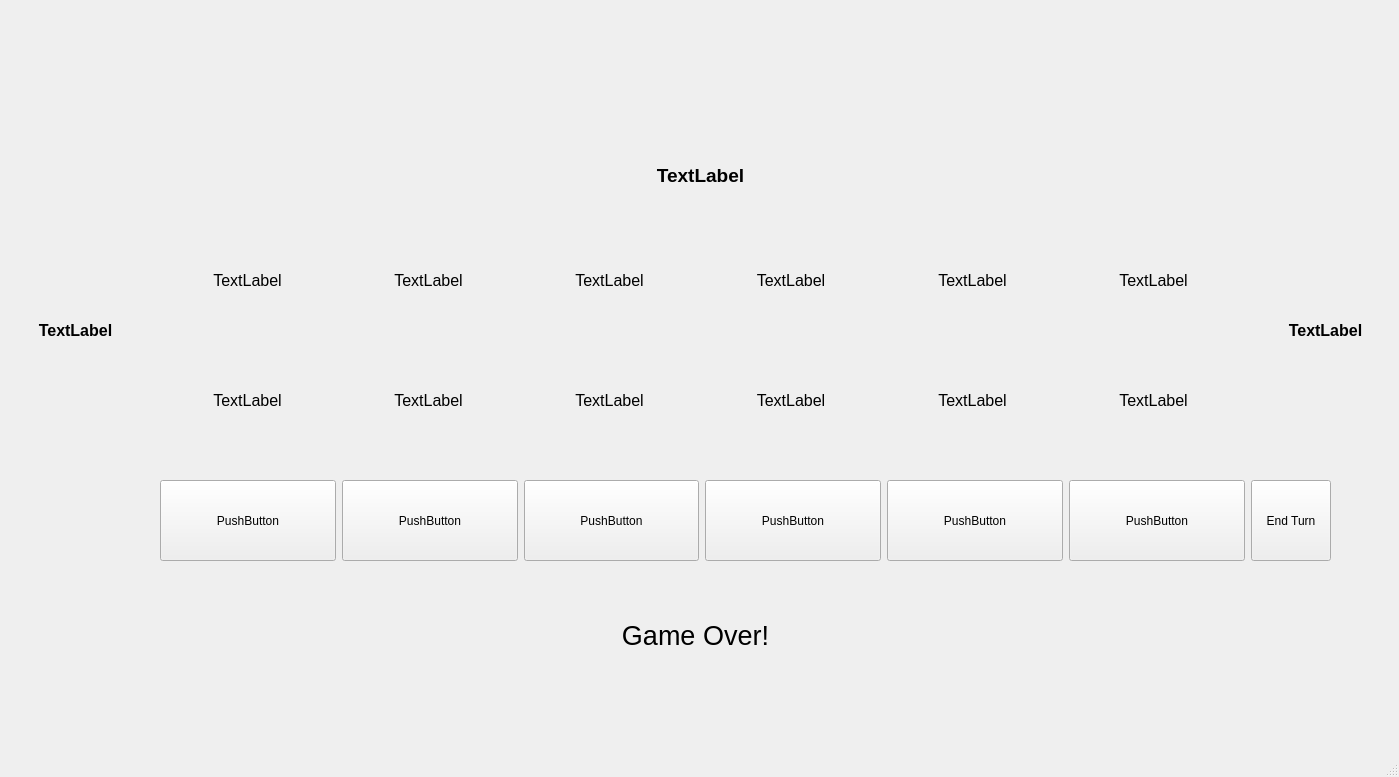
<?xml version="1.0" encoding="UTF-8"?>
<ui version="4.0">
 <class>MainWindow</class>
 <widget class="QMainWindow" name="MainWindow">
  <property name="geometry">
   <rect>
    <x>0</x>
    <y>0</y>
    <width>1399</width>
    <height>777</height>
   </rect>
  </property>
  <property name="sizePolicy">
   <sizepolicy hsizetype="Preferred" vsizetype="Preferred">
    <horstretch>0</horstretch>
    <verstretch>0</verstretch>
   </sizepolicy>
  </property>
  <property name="windowTitle">
   <string>MainWindow</string>
  </property>
  <widget class="QWidget" name="centralwidget">
   <widget class="QWidget" name="horizontalLayoutWidget">
    <property name="geometry">
     <rect>
      <x>160</x>
      <y>230</y>
      <width>1081</width>
      <height>101</height>
     </rect>
    </property>
    <layout class="QHBoxLayout" name="horizontalLayout">
     <item>
      <widget class="QLabel" name="hole12">
       <property name="font">
        <font>
         <pointsize>12</pointsize>
        </font>
       </property>
       <property name="text">
        <string>TextLabel</string>
       </property>
       <property name="alignment">
        <set>Qt::AlignCenter</set>
       </property>
      </widget>
     </item>
     <item>
      <widget class="QLabel" name="hole11">
       <property name="font">
        <font>
         <pointsize>12</pointsize>
        </font>
       </property>
       <property name="text">
        <string>TextLabel</string>
       </property>
       <property name="alignment">
        <set>Qt::AlignCenter</set>
       </property>
      </widget>
     </item>
     <item>
      <widget class="QLabel" name="hole10">
       <property name="font">
        <font>
         <pointsize>12</pointsize>
        </font>
       </property>
       <property name="text">
        <string>TextLabel</string>
       </property>
       <property name="alignment">
        <set>Qt::AlignCenter</set>
       </property>
      </widget>
     </item>
     <item>
      <widget class="QLabel" name="hole9">
       <property name="font">
        <font>
         <pointsize>12</pointsize>
        </font>
       </property>
       <property name="text">
        <string>TextLabel</string>
       </property>
       <property name="alignment">
        <set>Qt::AlignCenter</set>
       </property>
      </widget>
     </item>
     <item>
      <widget class="QLabel" name="hole8">
       <property name="font">
        <font>
         <pointsize>12</pointsize>
        </font>
       </property>
       <property name="text">
        <string>TextLabel</string>
       </property>
       <property name="alignment">
        <set>Qt::AlignCenter</set>
       </property>
      </widget>
     </item>
     <item>
      <widget class="QLabel" name="hole7">
       <property name="font">
        <font>
         <pointsize>12</pointsize>
        </font>
       </property>
       <property name="text">
        <string>TextLabel</string>
       </property>
       <property name="alignment">
        <set>Qt::AlignCenter</set>
       </property>
      </widget>
     </item>
    </layout>
   </widget>
   <widget class="QWidget" name="horizontalLayoutWidget_2">
    <property name="geometry">
     <rect>
      <x>160</x>
      <y>350</y>
      <width>1081</width>
      <height>101</height>
     </rect>
    </property>
    <layout class="QHBoxLayout" name="horizontalLayout_2">
     <item>
      <widget class="QLabel" name="hole1">
       <property name="font">
        <font>
         <pointsize>12</pointsize>
        </font>
       </property>
       <property name="text">
        <string>TextLabel</string>
       </property>
       <property name="alignment">
        <set>Qt::AlignCenter</set>
       </property>
      </widget>
     </item>
     <item>
      <widget class="QLabel" name="hole2">
       <property name="font">
        <font>
         <pointsize>12</pointsize>
        </font>
       </property>
       <property name="text">
        <string>TextLabel</string>
       </property>
       <property name="alignment">
        <set>Qt::AlignCenter</set>
       </property>
      </widget>
     </item>
     <item>
      <widget class="QLabel" name="hole3">
       <property name="font">
        <font>
         <pointsize>12</pointsize>
        </font>
       </property>
       <property name="text">
        <string>TextLabel</string>
       </property>
       <property name="alignment">
        <set>Qt::AlignCenter</set>
       </property>
      </widget>
     </item>
     <item>
      <widget class="QLabel" name="hole4">
       <property name="font">
        <font>
         <pointsize>12</pointsize>
        </font>
       </property>
       <property name="text">
        <string>TextLabel</string>
       </property>
       <property name="alignment">
        <set>Qt::AlignCenter</set>
       </property>
      </widget>
     </item>
     <item>
      <widget class="QLabel" name="hole5">
       <property name="font">
        <font>
         <pointsize>12</pointsize>
        </font>
       </property>
       <property name="text">
        <string>TextLabel</string>
       </property>
       <property name="alignment">
        <set>Qt::AlignCenter</set>
       </property>
      </widget>
     </item>
     <item>
      <widget class="QLabel" name="hole6">
       <property name="font">
        <font>
         <pointsize>12</pointsize>
        </font>
       </property>
       <property name="text">
        <string>TextLabel</string>
       </property>
       <property name="alignment">
        <set>Qt::AlignCenter</set>
       </property>
      </widget>
     </item>
    </layout>
   </widget>
   <widget class="QLabel" name="well1">
    <property name="geometry">
     <rect>
      <x>20</x>
      <y>300</y>
      <width>111</width>
      <height>61</height>
     </rect>
    </property>
    <property name="font">
     <font>
      <pointsize>12</pointsize>
      <weight>75</weight>
      <bold>true</bold>
     </font>
    </property>
    <property name="text">
     <string>TextLabel</string>
    </property>
    <property name="alignment">
     <set>Qt::AlignCenter</set>
    </property>
   </widget>
   <widget class="QLabel" name="well2">
    <property name="geometry">
     <rect>
      <x>1270</x>
      <y>300</y>
      <width>111</width>
      <height>61</height>
     </rect>
    </property>
    <property name="font">
     <font>
      <pointsize>12</pointsize>
      <weight>75</weight>
      <bold>true</bold>
     </font>
    </property>
    <property name="text">
     <string>TextLabel</string>
    </property>
    <property name="alignment">
     <set>Qt::AlignCenter</set>
    </property>
   </widget>
   <widget class="QWidget" name="horizontalLayoutWidget_3">
    <property name="geometry">
     <rect>
      <x>160</x>
      <y>480</y>
      <width>1171</width>
      <height>81</height>
     </rect>
    </property>
    <layout class="QHBoxLayout" name="horizontalLayout_3">
     <item>
      <widget class="QPushButton" name="moveHole1">
       <property name="sizePolicy">
        <sizepolicy hsizetype="Expanding" vsizetype="Expanding">
         <horstretch>0</horstretch>
         <verstretch>0</verstretch>
        </sizepolicy>
       </property>
       <property name="text">
        <string>PushButton</string>
       </property>
      </widget>
     </item>
     <item>
      <widget class="QPushButton" name="moveHole2">
       <property name="sizePolicy">
        <sizepolicy hsizetype="Expanding" vsizetype="Expanding">
         <horstretch>0</horstretch>
         <verstretch>0</verstretch>
        </sizepolicy>
       </property>
       <property name="text">
        <string>PushButton</string>
       </property>
      </widget>
     </item>
     <item>
      <widget class="QPushButton" name="moveHole3">
       <property name="sizePolicy">
        <sizepolicy hsizetype="Expanding" vsizetype="Expanding">
         <horstretch>0</horstretch>
         <verstretch>0</verstretch>
        </sizepolicy>
       </property>
       <property name="text">
        <string>PushButton</string>
       </property>
      </widget>
     </item>
     <item>
      <widget class="QPushButton" name="moveHole4">
       <property name="sizePolicy">
        <sizepolicy hsizetype="Expanding" vsizetype="Expanding">
         <horstretch>0</horstretch>
         <verstretch>0</verstretch>
        </sizepolicy>
       </property>
       <property name="text">
        <string>PushButton</string>
       </property>
      </widget>
     </item>
     <item>
      <widget class="QPushButton" name="moveHole5">
       <property name="sizePolicy">
        <sizepolicy hsizetype="Expanding" vsizetype="Expanding">
         <horstretch>0</horstretch>
         <verstretch>0</verstretch>
        </sizepolicy>
       </property>
       <property name="text">
        <string>PushButton</string>
       </property>
      </widget>
     </item>
     <item>
      <widget class="QPushButton" name="moveHole6">
       <property name="sizePolicy">
        <sizepolicy hsizetype="Expanding" vsizetype="Expanding">
         <horstretch>0</horstretch>
         <verstretch>0</verstretch>
        </sizepolicy>
       </property>
       <property name="text">
        <string>PushButton</string>
       </property>
      </widget>
     </item>
     <item>
      <widget class="QPushButton" name="nextTurn">
       <property name="sizePolicy">
        <sizepolicy hsizetype="Minimum" vsizetype="Expanding">
         <horstretch>0</horstretch>
         <verstretch>0</verstretch>
        </sizepolicy>
       </property>
       <property name="text">
        <string>End Turn</string>
       </property>
      </widget>
     </item>
    </layout>
   </widget>
   <widget class="QLabel" name="player_turn">
    <property name="geometry">
     <rect>
      <x>-10</x>
      <y>150</y>
      <width>1421</width>
      <height>51</height>
     </rect>
    </property>
    <property name="font">
     <font>
      <pointsize>14</pointsize>
      <weight>75</weight>
      <bold>true</bold>
     </font>
    </property>
    <property name="text">
     <string>TextLabel</string>
    </property>
    <property name="alignment">
     <set>Qt::AlignCenter</set>
    </property>
   </widget>
   <widget class="QLabel" name="label">
    <property name="enabled">
     <bool>true</bool>
    </property>
    <property name="geometry">
     <rect>
      <x>-10</x>
      <y>620</y>
      <width>1411</width>
      <height>31</height>
     </rect>
    </property>
    <property name="font">
     <font>
      <pointsize>20</pointsize>
     </font>
    </property>
    <property name="text">
     <string>Game Over!</string>
    </property>
    <property name="alignment">
     <set>Qt::AlignCenter</set>
    </property>
   </widget>
  </widget>
  <widget class="QStatusBar" name="statusbar"/>
 </widget>
 <resources/>
 <connections/>
</ui>
